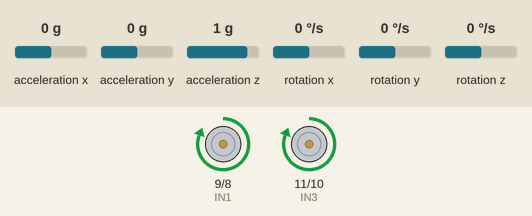
Simulated run of this sketch. Board: Arduino Nano, built with avr-gcc and run on an emulated ATmega328P. Parts: motor-driver pin pairs drawn as motors (green arrow = first pin HIGH = forward, orange = second pin HIGH = backward, longer = more drive). Inputs (shaded band) come from the test bench; at power-on: acceleration y 0 g, acceleration x 0 g, acceleration z 1 g, rotation x 0 °/s, rotation y 0 °/s, rotation z 0 °/s.

Above: at 1.4 s.
1.5 s: acceleration y set to -0.2 g
4.5 s: acceleration y set to -0.5 g
At 6.7 s:
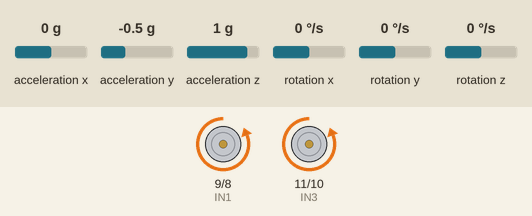
7.5 s: acceleration y set to -0.8 g
At 10.1 s:
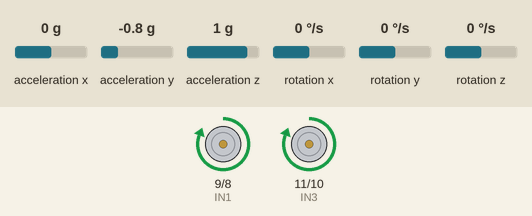
10.5 s: acceleration y set to 0 g
At 11.4 s:
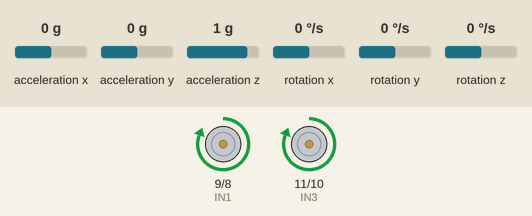
Timing chart, 0 to 13.0 s (numbered marks = the images above; inputs shaded):
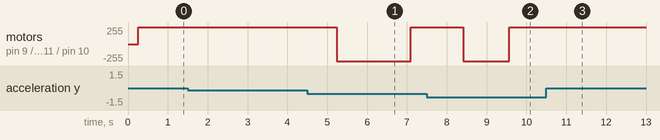

The sketch:

complementary_pid_v2.ino
```cpp
#include "I2Cdev.h"
#include "MPU6050.h"
#include <IRremote.h>
#include "Wire.h"

MPU6050 accelgyro;

const int ENA = A6;
const int ENB = A7;
const int IN1 = 9;
const int IN2 = 8;
const int IN3 = 11;
const int IN4 = 10;

unsigned long currentTime;
unsigned long timeNow;
unsigned long lastTime;

int output;
double errSum, lastErr;
float cycleTime = 0.004;  // in seconds
double kp = 1.4;          // kp, ki, kd are parameter of PID control.
double ki = 9.1;
double kd = 5.86;
double accelData;
double error;
double dErr;
double accelTotal;
double gyroData;

int16_t ax, ay, az;
int16_t gx, gy, gz;
int sumgx, sumgy, sumgz;
int sumax, sumay, sumaz;
int ayTotal;
float delayTimeCorrect;

static int setpoint = 0;
static int input = 0;
static int lastInput = 0;

void setup()
{
  Wire.begin();
  Serial.begin(115200);
  accelgyro.initialize();

  for (int i = 1; i < 65; i = i + 1) {
    accelgyro.getRotation(&gx, &gy, &gz);
    sumgx = sumgx + gx;                         // gx offset
  }
  sumgx = sumgx / 64;
  for (int i = 1; i < 65; i = i + 1) {
    accelgyro.getAcceleration(&ax, &ay, &az);
    sumay = sumay + ay;                         // ay offset
  }
  sumay = sumay / 64;

  pinMode(ENA, OUTPUT);
  pinMode(ENB, OUTPUT);
  pinMode(IN1, OUTPUT);
  pinMode(IN2, OUTPUT);
  pinMode(IN3, OUTPUT);
  pinMode(IN4, OUTPUT);
  analogWrite(ENA, 0);
  analogWrite(ENB, 0);
}

void loop()
{
  currentTime = micros();
  accelgyro.getMotion6(&ax, &ay, &az, &gx, &gy, &gz);
  accelData = (ay-sumay)>>2;  // divided by 4
  accelTotal = accelData + setpoint;
  gyroData = (gx-sumgx)>>1;   // divided by 2
  input = (0.98*((lastInput)+((gyroData)*cycleTime)))+(0.02*(accelTotal));
  /*
   * the above takes the last reading of gyro (lastInput), and then takes the current
   * reading * cycle time (to work out a turning movement in a time frame)
   * and then adds the two together. this works out how much it has turned since last time
   * this is then multiplied by 98% and then added to 2% of the current accel reading.
   */
  calcOutput();
  MotorL298();
  lastErr = error;
  lastInput = input;
  correctTime();
}

void correctTime()
{
  timeNow = micros();
  delayTimeCorrect = 4000-(timeNow - currentTime);
  delayMicroseconds(delayTimeCorrect);
}

void calcOutput()
{
  error = setpoint - input;
  errSum = errSum + (error * cycleTime); //intergral part sum of errors past

  double dInput = input - lastInput;
  output = (kp * error) + (ki * errSum) - (kd * dInput);
}

void MotorL298()
{
  output/=2;
  if (output > 255) output = 255;
  if (output < -255)output = -255;

  if (output < 0)
  {
    digitalWrite(IN1, LOW);
    digitalWrite(IN2, HIGH);
    analogWrite(ENA, (output*-1));
    digitalWrite(IN3, LOW);
    digitalWrite(IN4, HIGH);
    analogWrite(ENB, (output*-1));
  }
  else
  {
    digitalWrite(IN1, HIGH);
    digitalWrite(IN2, LOW);
    analogWrite(ENA, output);
    digitalWrite(IN3, HIGH);
    digitalWrite(IN4, LOW);
    analogWrite(ENB, output);

  }
}
```

Measured:
- the behaviour switches between -0.3 and -0.4 g on acceleration y (found by bisection; images 0 and 1)
- after the input at 1.5 s, every drawn part: stays the same
- after the input at 4.5 s, motor on pin 9 (IN1) / pin 8 (IN2), motor on pin 11 (IN3) / pin 10 (IN4): forward 255/255 → backward 255/255 after 0.73 s instead of 1.9 s
- after the input at 7.5 s, motor on pin 9 (IN1) / pin 8 (IN2), motor on pin 11 (IN3) / pin 10 (IN4): forward 255/255 → backward 255/255 after 0.92 s instead of 1.5 s
- after the input at 10.5 s, motor on pin 9 (IN1) / pin 8 (IN2), motor on pin 11 (IN3) / pin 10 (IN4): stays forward 255/255 (without the input it goes to backward 255/255 after 0.22 s)
